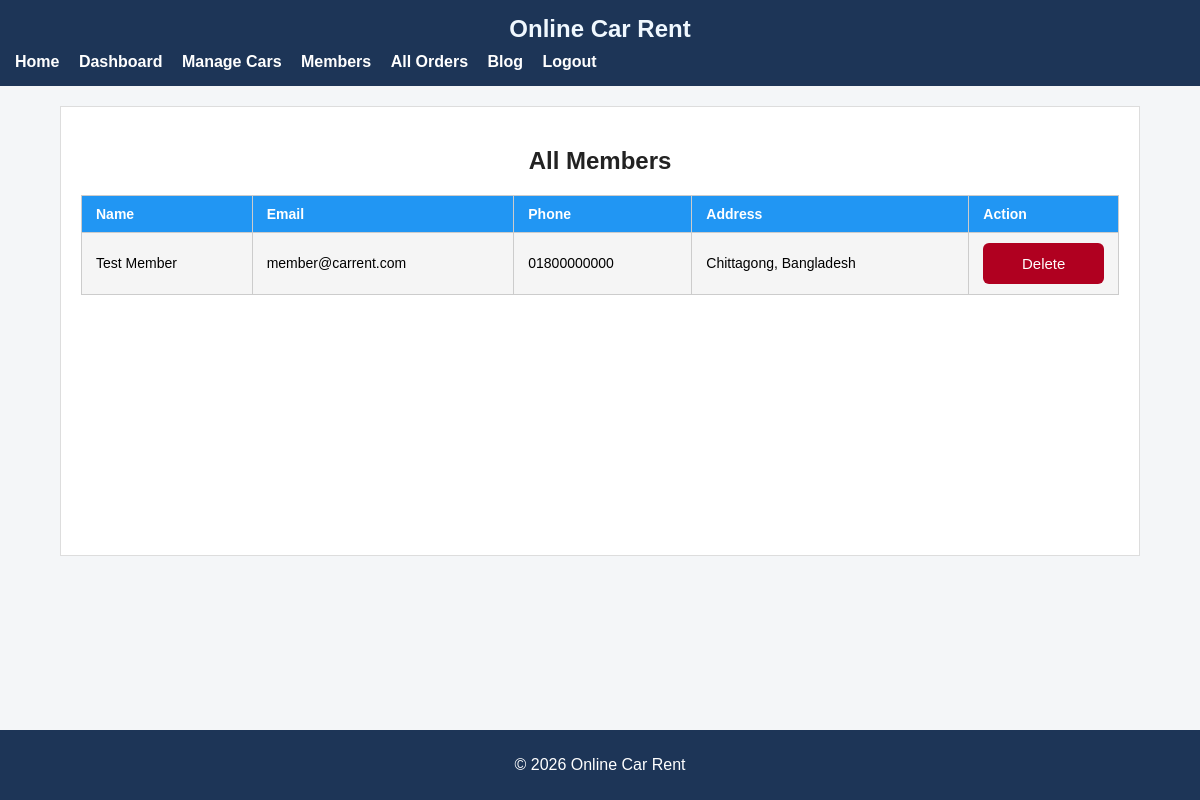
The app's page /views/members.php (signed in) with its own data.
### tables this page shows
CREATE TABLE `users` (
  `id`               INT(11)      NOT NULL AUTO_INCREMENT,
  `name`             VARCHAR(100) NOT NULL,
  `email`            VARCHAR(120) NOT NULL,
  `password_hash`    VARCHAR(255) NOT NULL,
  `role`             ENUM('admin','member') NOT NULL DEFAULT 'member',
  `profile_picture`  VARCHAR(255)           DEFAULT NULL,
  `address`          VARCHAR(255)           DEFAULT NULL,
  `phone`            VARCHAR(20)            DEFAULT NULL,
  `created_at`       TIMESTAMP    NOT NULL  DEFAULT CURRENT_TIMESTAMP,
  PRIMARY KEY (`id`),
  UNIQUE KEY `uq_email` (`email`)
);

### models/userModel.php (called while the page is built, shortened)
<?php
function getAllMembers(){
    $con = getConnection();
    $role = 'member';
    $sql = "select * from users where role=? order by id desc";
    $stmt = mysqli_prepare($con, $sql);
    mysqli_stmt_bind_param($stmt, "s", $role);
    mysqli_stmt_execute($stmt);
    return mysqli_stmt_get_result($stmt);
}
?>

### views/members.php (the view, shortened to what this page needs)
<?php
    require_once __DIR__ . '/../models/userModel.php';
    include('header.php');
    $members = getAllMembers();
?>
<div class="container">
    <h2>All Members</h2>
    <table>
    <tr>
        <th>Name</th>
        <th>Email</th>
        <th>Phone</th>
        <th>Address</th>
        <th>Action</th>
    </tr>
    <?php while($member = mysqli_fetch_assoc($members)){ ?>
    <tr id="memberRow<?php echo $member['id']; ?>">
    <td><?php echo htmlspecialchars($member['name']); ?></td>
    <td><?php echo htmlspecialchars($member['email']); ?></td>
    <td><?php echo htmlspecialchars($member['phone']); ?></td>
    <td><?php echo htmlspecialchars($member['address']); ?></td>
    <td><button class="btn-danger" onclick="deleteMemberAjax(<?php echo $member['id']; ?>)">Delete</button></td>
    </tr>
    <?php } ?>
    </table>
</div>
<?php include('footer.php'); ?>

### assets/style.css (style rules this page uses)
* { box-sizing: border-box; font-family: Arial, sans-serif; }
body { margin: 0; min-height: 100vh; background: #f4f6f8; display: flex; flex-direction: column; }
h2 { text-align: center; margin-bottom: 20px; color: #222; }
button { width: 100%; padding: 12px; background: #1f6feb; color: #ffffff; border: none; border-radius: 6px; font-size: 15px; cursor: pointer; }
.container { width: 90%; margin: 20px auto; background: white; padding: 20px; min-height: 450px; border: 1px solid #ddd; }
table { border-collapse: collapse; width: 100%; margin-top: 15px; }
th, td { border: 1px solid #999; padding: 8px; text-align: left; }
th { background: #e0e0e0; }
.btn-danger { background: #b00020; }
th, td { border: 1px solid #ccc; padding: 10px 14px; text-align: left; font-size: 14px; }
th { background: #2196f3; color: #fff; }
tr:nth-child(even) { background: #f5f5f5; }

### records on screen
users: name "Test Member", email "member@carrent.com", phone "01800000000", address "Chittagong, Bangladesh"
